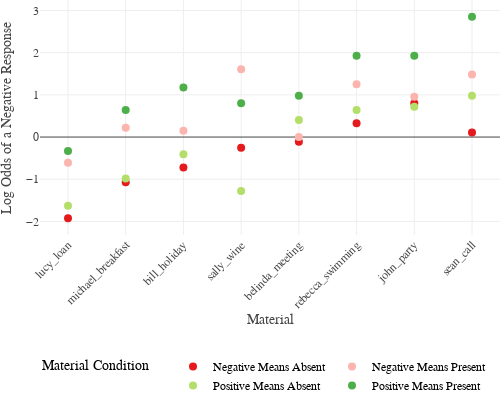

Source (notebook cell):
### Code cell
# Create traces
neg_log_odds_valence_cond_fig = go.Figure()

for val, means in zip(['negative','negative','positive','positive'],['absent','present','absent','present']):
    #get data for that condition pair
    data = val_log_odds_plot_data[(val_log_odds_plot_data['valence_condition']==val)&(val_log_odds_plot_data['means_condition']==means)]
    #add the markers for that condition pair
    neg_log_odds_valence_cond_fig.add_trace(go.Scatter(x=data['material'], y=data['neg_log_odds'],
                        mode='markers', 
                        marker_size=8, 
                        marker_color=log_odds_subplot_colors[(val,means)],
                        name=str(val + " means " + means).title()))


neg_log_odds_valence_cond_fig.update_layout(
    #title="Log Odds of a Negative Response to Each Material in Each Condition",
    xaxis_title="Material",
    yaxis_title="Log Odds of a Negative Response",
    legend_title="Material Condition",
    template='none', 
    font_family="Times New Roman", font_size=12,
    width = 500, height = 400,
    #remove some margin so the graph fits nicer in latex
    margin_l=40, #left margin
    margin_r=0, #right margin
    margin_b=75, #bottom margin
    margin_t=0, #top margin
    
    legend=dict(
        title="Material Condition    ",
        orientation="h",
#         yanchor="bottom",
        y=-.50,
#         xanchor="left",
#         x=0.025,
        font = dict(
            family = "Times New Roman", 
            size = 12, 
            color = "black"),
        ),
    
)

neg_log_odds_valence_cond_fig.update_xaxes(categoryorder='total ascending',
                                           tickangle = -45,)

neg_log_odds_valence_cond_fig.show()

### Figure 1 — Plotly figure (JSON) as saved in the notebook; plotly's stock layout.template omitted (floating-point values rounded to 4 significant figures)
{"data": [{"marker": {"color": "rgb(228,26,28)", "size": 8}, "mode": "markers", "name": "Negative Means Absent", "type": "scatter", "x": ["belinda_meeting", "bill_holiday", "john_party", "lucy_loan", "michael_breakfast", "rebecca_swimming", "sally_wine", "sean_call"], "y": [-0.1092, -0.7205, 0.8044, -1.925, -1.075, 0.3302, -0.2559, 0.1092]}, {"marker": {"color": "rgb(251,180,174)", "size": 8}, "mode": "markers", "name": "Negative Means Present", "type": "scatter", "x": ["belinda_meeting", "bill_holiday", "john_party", "lucy_loan", "michael_breakfast", "rebecca_swimming", "sally_wine", "sean_call"], "y": [0, 0.1484, 0.9555, -0.6109, 0.2231, 1.253, 1.609, 1.482]}, {"marker": {"color": "rgb(179,222,105)", "size": 8}, "mode": "markers", "name": "Positive Means Absent", "type": "scatter", "x": ["belinda_meeting", "bill_holiday", "john_party", "lucy_loan", "michael_breakfast", "rebecca_swimming", "sally_wine", "sean_call"], "y": [0.4055, -0.4055, 0.7205, -1.631, -0.9808, 0.6391, -1.276, 0.9808]}, {"marker": {"color": "rgb(77,175,74)", "size": 8}, "mode": "markers", "name": "Positive Means Present", "type": "scatter", "x": ["belinda_meeting", "bill_holiday", "john_party", "lucy_loan", "michael_breakfast", "rebecca_swimming", "sally_wine", "sean_call"], "y": [0.9808, 1.173, 1.925, -0.3302, 0.6391, 1.925, 0.8044, 2.853]}], "layout": {"font": {"family": "Times New Roman", "size": 12}, "height": 400, "legend": {"font": {"color": "black", "family": "Times New Roman", "size": 12}, "orientation": "h", "title": {"text": "Material Condition    "}, "y": -0.5}, "margin": {"b": 75, "l": 40, "r": 0, "t": 0}, "width": 500, "xaxis": {"categoryorder": "total ascending", "tickangle": -45, "title": {"text": "Material"}}, "yaxis": {"title": {"text": "Log Odds of a Negative Response"}}}}
